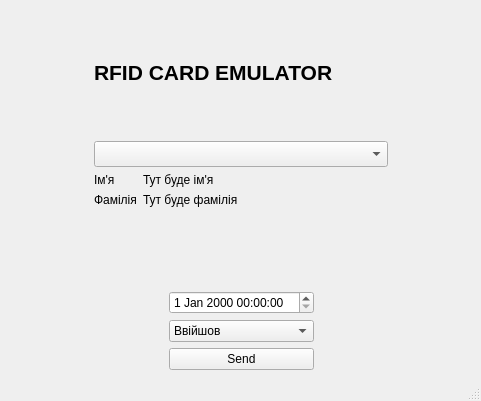
<?xml version="1.0" encoding="UTF-8"?>
<ui version="4.0">
 <class>MainWindow</class>
 <widget class="QMainWindow" name="MainWindow">
  <property name="geometry">
   <rect>
    <x>0</x>
    <y>0</y>
    <width>481</width>
    <height>401</height>
   </rect>
  </property>
  <property name="contextMenuPolicy">
   <enum>Qt::PreventContextMenu</enum>
  </property>
  <property name="windowTitle">
   <string>MainWindow</string>
  </property>
  <widget class="QWidget" name="centralwidget">
   <layout class="QGridLayout" name="gridLayout_2">
    <item row="3" column="1">
     <layout class="QGridLayout" name="gridLayout">
      <item row="1" column="0">
       <spacer name="horizontalSpacer">
        <property name="orientation">
         <enum>Qt::Horizontal</enum>
        </property>
        <property name="sizeHint" stdset="0">
         <size>
          <width>40</width>
          <height>20</height>
         </size>
        </property>
       </spacer>
      </item>
      <item row="2" column="1">
       <widget class="QPushButton" name="pushButton">
        <property name="text">
         <string>Send</string>
        </property>
       </widget>
      </item>
      <item row="1" column="2">
       <spacer name="horizontalSpacer_2">
        <property name="orientation">
         <enum>Qt::Horizontal</enum>
        </property>
        <property name="sizeHint" stdset="0">
         <size>
          <width>40</width>
          <height>20</height>
         </size>
        </property>
       </spacer>
      </item>
      <item row="1" column="1">
       <widget class="QComboBox" name="comboBox_2">
        <item>
         <property name="text">
          <string>Ввійшов</string>
         </property>
        </item>
        <item>
         <property name="text">
          <string>Вийшов</string>
         </property>
        </item>
       </widget>
      </item>
      <item row="0" column="1">
       <widget class="QDateTimeEdit" name="dateTimeEdit"/>
      </item>
     </layout>
    </item>
    <item row="1" column="2">
     <spacer name="horizontalSpacer_4">
      <property name="orientation">
       <enum>Qt::Horizontal</enum>
      </property>
      <property name="sizeHint" stdset="0">
       <size>
        <width>40</width>
        <height>20</height>
       </size>
      </property>
     </spacer>
    </item>
    <item row="1" column="0">
     <spacer name="horizontalSpacer_3">
      <property name="orientation">
       <enum>Qt::Horizontal</enum>
      </property>
      <property name="sizeHint" stdset="0">
       <size>
        <width>40</width>
        <height>20</height>
       </size>
      </property>
     </spacer>
    </item>
    <item row="1" column="1">
     <widget class="QComboBox" name="comboBox">
      <property name="minimumSize">
       <size>
        <width>0</width>
        <height>26</height>
       </size>
      </property>
     </widget>
    </item>
    <item row="0" column="1" alignment="Qt::AlignHCenter|Qt::AlignTop">
     <widget class="QLabel" name="label">
      <property name="minimumSize">
       <size>
        <width>294</width>
        <height>126</height>
       </size>
      </property>
      <property name="font">
       <font>
        <pointsize>16</pointsize>
        <bold>true</bold>
       </font>
      </property>
      <property name="text">
       <string>RFID CARD EMULATOR</string>
      </property>
     </widget>
    </item>
    <item row="2" column="1">
     <layout class="QFormLayout" name="formLayout">
      <item row="0" column="0">
       <widget class="QLabel" name="label_2">
        <property name="text">
         <string>Ім'я</string>
        </property>
       </widget>
      </item>
      <item row="0" column="1">
       <widget class="QLabel" name="label_4">
        <property name="text">
         <string>Тут буде ім'я</string>
        </property>
       </widget>
      </item>
      <item row="1" column="0">
       <widget class="QLabel" name="label_3">
        <property name="text">
         <string>Фамілія</string>
        </property>
       </widget>
      </item>
      <item row="1" column="1">
       <widget class="QLabel" name="label_5">
        <property name="text">
         <string>Тут буде фамілія</string>
        </property>
       </widget>
      </item>
     </layout>
    </item>
   </layout>
  </widget>
  <widget class="QStatusBar" name="statusbar"/>
 </widget>
 <resources/>
 <connections/>
</ui>
